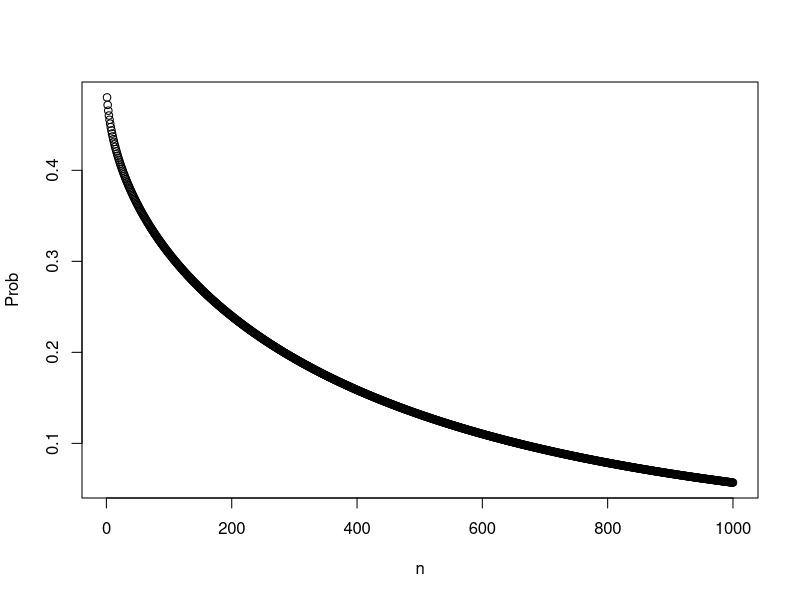
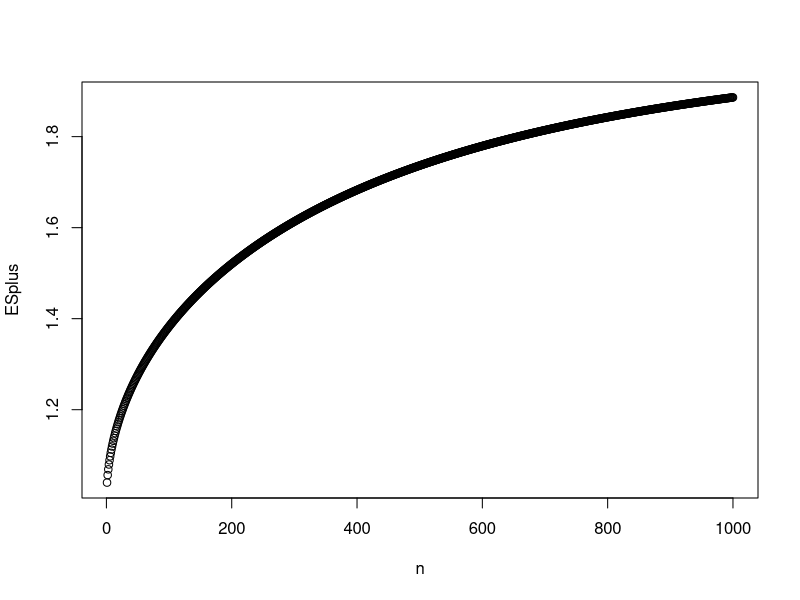
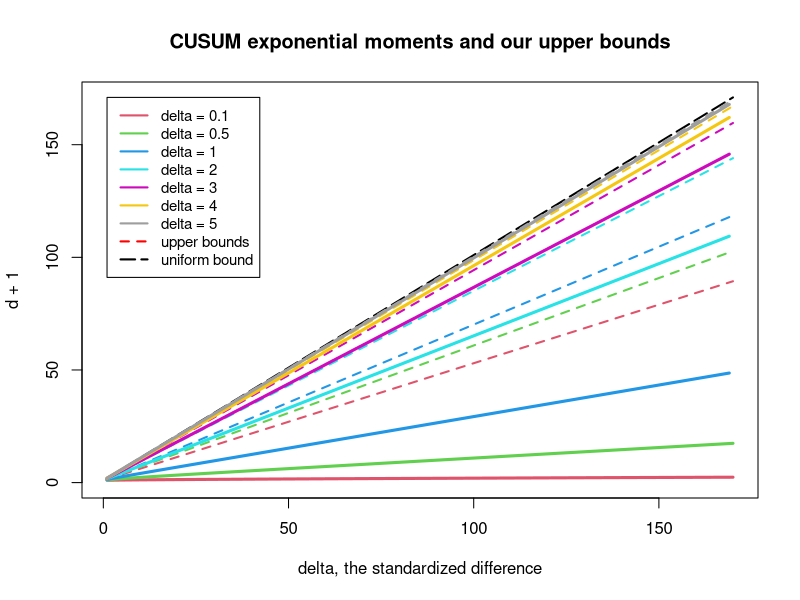
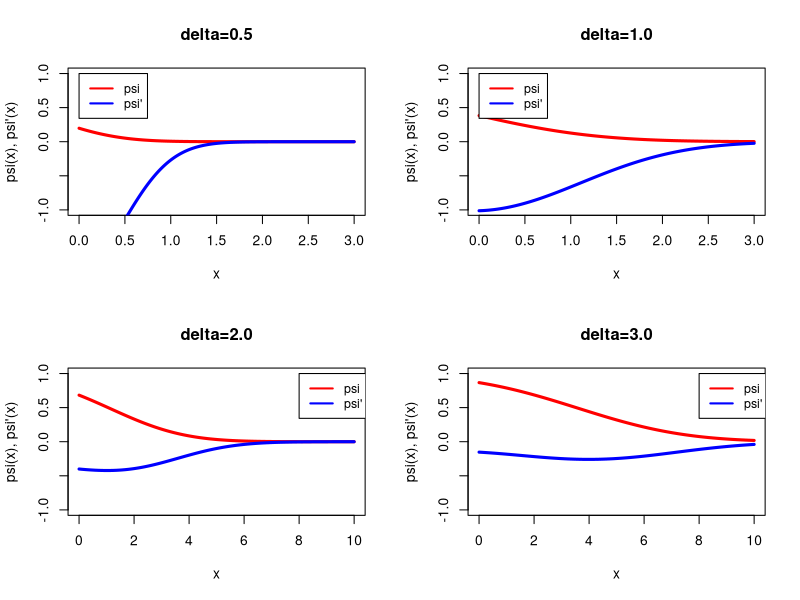

Here is the R script that generated these plots, in order:
### Calculations related to S_n^+ ###

# Normal distribution case. F = N(theta0, sigma), G = Normal(theta1, sigma).
# Let delta = (theta1-theta0)/sigma.
# Then Y = LLR = Normal( -delta^2/2, delta ) under F 
#  and Y = LLR = Normal( +delta^2/2, delta ) under G 

setwd("C:\\Users\\baron\\Documents\\Research\\Malov\\Spitzer formula paper\\R")
delta = 0.1;   # Choose some delta
N = 1000;      # We'll calculate the first N probabilities
n = 1:N;

Prob = pnorm( -delta*sqrt(n)/2, 0, 1 );

plot(n, Prob)

ESplus = 2*(1-Prob);     # ES_n^+ computed exactly as P_F(Sn<0) + P_G(Sn>0)
plot(n, ESplus)


# Calculate ordinary Bell polynomials

# https://cran.r-project.org/web/packages/kStatistics/kStatistics.pdf

# install.packages("kStatistics")
# library(kStatistics)

# eBellPol(d) = complete exponential Bell polynomials
# eBellPol(d,k) = incomplete exponential Bell polynomials
# e_eBellPol(d,k,c( dim = d )) = evaluated
# oBellPol(d,k) = complete ordinary Bell polynomials
# Not used:
# GCBellPol, e_GCBellPol = generalized complete Bell Polynomial

# Find the forms of incomplete (partial) ordinary Bell polynomials:

# oBellPol(1,1)
# oBellPol(2,1)
# oBellPol(2,2)
# oBellPol(3,1)
# oBellPol(3,2)
# oBellPol(3,3)


# Calculate exponential CUSUM moments with partial ordinary Bell polynomials:

# EU1 = ESplus[1];                                 # EU1 = oBellPol(1,1)
# EU2 = ESplus[2]/2 + 1/2*(ESplus[1])^2;           # EU2 = oBellPol(2,1) + 1/2 * oBellPol(2,2) 
# EU3 = 1/3*ESplus[3] + 1/2*ESplus[1]*ESplus[2] + 1/6*(ESplus[1])^3
# c(EU1,EU2,EU3)



# Calculate exponential CUSUM moments with partial exponential Bell polynomials:

# N = 5; n = 1:N;
# Bell.arg = factorial(n-1)*ESplus[n];   # Arguments for Bell polynomials

# EU = rep(0,N);
# for (d in 1:N){
#   Result = 0;
#   for (k in 1:d){ 
#      Result = Result + e_eBellPol( d, k, c(Bell.arg[1:(d-k+1)],rep(1,k-1)) )
#        # This function requires d arguments, although the last (k-1) are not used
#       }
#   EU[d] = 1/factorial(d) * Result;
#   }

# Compare with the previous calculation: c(EU1,EU2,EU3)

# data.frame(n,EU)
# c(EU1,EU2,EU3)



# Define a function EexpW = EexpW(delta, d) to calculate Eexp(W_d) = EU_d 
# with delta = |theta1-theta0|/sigma = standardized difference between bas and disturbed means
# We'll redefine this function below, using recursive computation of Bell polynomials.
# It will be much faster!

# EexpW = function(d,delta){
#   n = 1:d;
#   ESplus = 2*pnorm( delta*sqrt(n)/2, 0, 1 );     # Expected value of S_n^+
#   Bell.arg = factorial(n-1)*ESplus[n];           # Arguments for Bell polynomials
#   Result = 0;                                    # Calculate the sum adding term by term
#   for (k in 1:d){ 
#      Result = Result + e_eBellPol( d, k, c(Bell.arg[1:(d-k+1)],rep(1,k-1)) )
#        # This function requires d arguments, although the last (k-1) are not used
#      }
#   return( 1/factorial(d) * Result );
#   }

# Check:
# for (k in 1:10){print(EexpW(k,0.1))}
  

# Compare exact CUSUM exponential moments with our uniform upper bound of (d+1)

# Example: d = 1:20, delta = 0.1, 0.5, 1.0, 3.0

# N = 20; d = 1:N; 
# DELTA = c(0.1, 0.5, 1.0, 3.0); 
# COLOR = c("red", "blue", "purple", "orange"); 
# plot(d,d+1,col="black",type="b",xlim=c(1,N),ylim=c(0,N),main="CUSUM exponential moment and our upper bound")

# for (j in 1:length(DELTA)){
#     delta = DELTA[j];
#     EU = rep(0,N); d = 1:N; for (k in 1:N){ EU[k] = EexpW(k,delta); }
#     lines(d,EU,col=COLOR[j],type="b")
#   }
# legend(1, N, legend=c("Exact, delta=0.1", "Exact, delta=0.5", "Exact, delta=1.0", "Exact, delta=3.0", "Upper bound"), col=c(COLOR, "black"), lty=1, cex=0.9)


# For the same scenarios, compare Eexp(S_n^+) with our upper bound = 2
#
# N = 20; d = 1:N; 
# plot(d,rep(2,N),col="black",type="b",lwd=3,xlim=c(1,N),ylim=c(0,2),main="Exponential moments of rectified sums S^+ and our upper bound")
#
# for (j in 1:length(DELTA)){
#     delta = DELTA[j];
#     EexpSplus = 2*pnorm( delta*sqrt(d)/2, 0, 1 );     # Expected value of exp(S_d^+)
#     lines(d,EexpSplus,col=COLOR[j],type="b",lwd=3)
#   }
#
# legend(1, 0.75, legend=c("Exact, delta=0.1", "Exact, delta=0.5", "Exact, delta=1.0", "Exact, delta=3.0", "Upper bound"), col=c(COLOR, "black"), lty=1, cex=0.9)



# Compare exact CUSUM exponential moments with our uniform upper bound of (d+1) 
# and delta-dependent upper bounds 1 + d*P(Y < 0)

# N = 100; d = 1:N; 
# DELTA = c(0.1, 0.5, 1.0, 3.0); 
# COLOR = c("red", "blue", "purple", "orange"); 
# plot(d,d+1,col="black",type="b",xlim=c(1,N),ylim=c(0,N+1), lwd = 3, main="CUSUM exponential moment and our upper bound")
# 
# for (j in 1:length(DELTA)){
#     delta = DELTA[j];
#     EU = rep(0,N); d = 1:N; 
#     for (k in 1:N){ 
#        EU[k] = EexpW(k,delta); 
#        	  filename = paste("update",j,k,".txt")
# 	         write.table(EU,file=filename)
#        }
#     lines(d,EU,col=COLOR[j],type="b", lwd = 3)
#     BetterUpperBound = 1 + d*pnorm( delta/2, 0, 1 );
#     lines(d, BetterUpperBound,col=COLOR[j], lwd = 2, lty=2)
#   }
# 
# legend(1, N+1, legend=c("delta=0.1", "delta=0.5", "delta=1.0", "delta=3.0", "upper bound"), col=c(COLOR, "black"), 
# lty=1, cex=0.9, lwd=2)


######### Direct computation, based on the recursive formula ###########

# Define a function to compute the complete exponential Bell polynomial

Bell_polynomial = function(d, x){
  if (d == 0) { return(1) }
  B = numeric(d+1); B[1] = 1; 
  for (k in 1:d){ B[k+1] = 0;
    for (j in 1:k){
      B[k+1] = B[k+1] + choose(k-1, j-1) * B[j] * x[k-j+1]
  }}  # close both for-loops
  return(B[d+1])
} # end of function Bell_polynomial



# Calculate with the new function Bell_polynomial

EexpW = function(d,delta){
   n = 1:d;
   ESplus = 2*pnorm( delta*sqrt(n)/2, 0, 1 );     # Expected value of S_n^+
   Bell.arg = factorial(n-1)*ESplus[n];           # Arguments for Bell polynomials
   return( 1/factorial(d) * Bell_polynomial(d, Bell.arg) );
   }


# Compare exact CUSUM exponential moments with our uniform upper bound of (d+1) 
# and delta-dependent upper bounds 1 + d*P(Y < 0)

N = 170; d = 1:N; 
DELTA = c(0.1, 0.5, 1.0, 2.0, 3.0, 4.0, 5.0); 
Ndelta = length(DELTA); COLOR = 2:(Ndelta+1);
plot(d,d+1, col="black", type="l", lwd = 2, lty=5,    # 6 = longdash
   xlim=c(1,N),ylim=c(0,N+1), 
   main="CUSUM exponential moments and our upper bounds",
   xlab="delta, the standardized difference")
 
for (j in 1:Ndelta){
    delta = DELTA[j];
    EU = rep(0,N); d = 1:N; 
    for (k in 1:N){ 
        EU[k] = EexpW(k,delta); 
        }
    lines(d,EU,col=COLOR[j], type="l", lwd = 3)
    UpperBound = 1 + d*pnorm( delta/2, 0, 1 );
    lines(d, UpperBound, col=COLOR[j], lwd=2, lty=2)
  }

color.legend = paste("delta =",DELTA[1]);
for (j in 2:Ndelta){ color.legend = c(color.legend, paste("delta =",DELTA[j])) }

legend(1, N+1, legend=c(color.legend,"upper bounds","uniform bound"), 
col=c(COLOR,"red","black"), lty=c(rep(1,Ndelta),2,5), cex=0.9, lwd=2)


# Function psi for Normal distribution

ff = function(w,delta){
 return( pnorm((-w+delta^2/2)/delta)-exp(w)*pnorm((-w-delta^2/2)/delta))
 }

deriv = function(w,delta){
 return( -1/delta*dnorm((-w+delta^2/2)/delta)
  -exp(w)*( pnorm((-w-delta^2/2)/delta))
            -1/delta*dnorm((-w-delta^2/2)/delta)) }

par(mfrow=c(2,2))

w = seq(0,3,0.01); delta = 0.5;
plot(w,ff(w,delta),type="l",col="red",ylim=c(-1,1),lwd=3,xlab="x",ylab="psi(x), psi'(x)", main="delta=0.5")
points(w,deriv(w,delta),type="l",col="blue",lwd=3)
legend(0, 1, legend=c("psi","psi'"), 
col=c("red","blue"), cex=0.9, lwd=2)

w = seq(0,3,0.01); delta = 1;
plot(w,ff(w,delta),type="l",col="red",ylim=c(-1,1),lwd=3,xlab="x",ylab="psi(x), psi'(x)", main="delta=1.0")
points(w,deriv(w,delta),type="l",col="blue",lwd=3)
legend(0, 1, legend=c("psi","psi'"), 
col=c("red","blue"), cex=0.9, lwd=2)

w = seq(0,10,0.01); delta = 2;
plot(w,ff(w,delta),type="l",col="red",ylim=c(-1,1),lwd=3,xlab="x",ylab="psi(x), psi'(x)", main="delta=2.0")
points(w,deriv(w,delta),type="l",col="blue",lwd=3)
legend(8, 1, legend=c("psi","psi'"), 
col=c("red","blue"), cex=0.9, lwd=2)

w = seq(0,10,0.01); delta = 3;
plot(w,ff(w,delta),type="l",col="red",ylim=c(-1,1),lwd=3,xlab="x",ylab="psi(x), psi'(x)", main="delta=3.0")
points(w,deriv(w,delta),type="l",col="blue",lwd=3)
legend(8, 1, legend=c("psi","psi'"), 
col=c("red","blue"), cex=0.9, lwd=2)

par(mfrow=c(1,1))
